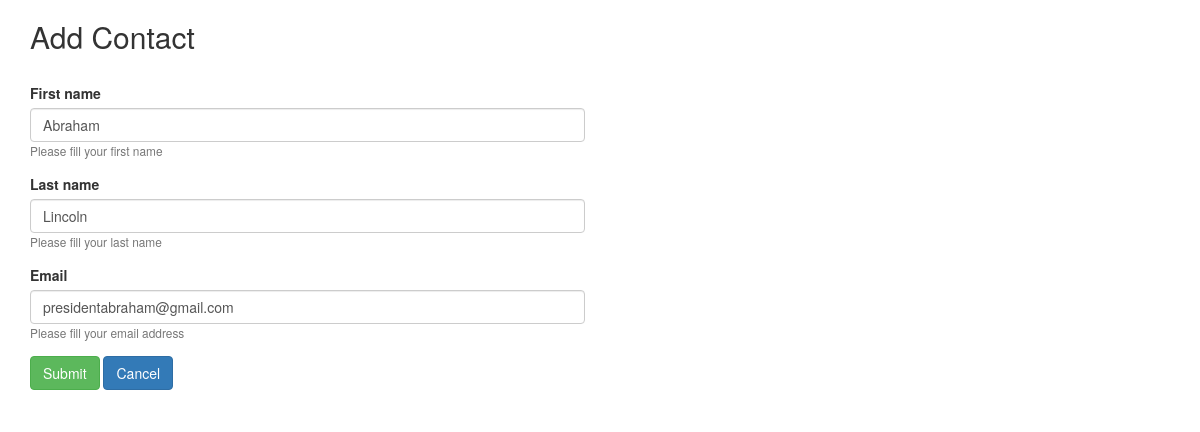
/contacts/4/update/, run on the app's committed database.
### contacts/models.py (models this page shows, shortened)
class Contact(models.Model):
    first_name = models.CharField(max_length=100, help_text="Please fill your first name")
    last_name = models.CharField(max_length=100, help_text="Please fill your last name")
    email = models.EmailField(max_length=100, help_text="Please fill your email address")

### contacts/views.py (the view)
# urls.py: url(r'^(?P<pk>\d+)/update/$', views.ContactUpdate.as_view(), name='contact_update'),
class ContactUpdate(UpdateView):
    model = Contact
    fields = '__all__'
    success_url = reverse_lazy('contacts')

### contacts/templates/contacts/contact_form.html (shortened to what this page needs)
{% load bootstrap3 %}
{% bootstrap_css %}
{% block content %}
<div class="container">
  <div class="class row">
    <div class="class col-md-6">
      <h2>Add Contact</h2>
      <br>
      <form action="/url/to/submit/" method="post" class="form">
        {% bootstrap_form form %}
        {% buttons %}
          <button type="submit" class="btn btn-success">
            {% bootstrap_icon "star" %} Submit
          </button>
          <button type="submit" class="btn btn-primary">
            {% bootstrap_icon "star" %} Cancel
          </button>
        {% endbuttons %}
      </form>
    </div>
  </div>
</div>
{% endblock %}

### data on the page
Contact: first_name "Abraham", last_name "Lincoln", email "presidentabraham@gmail.com"
